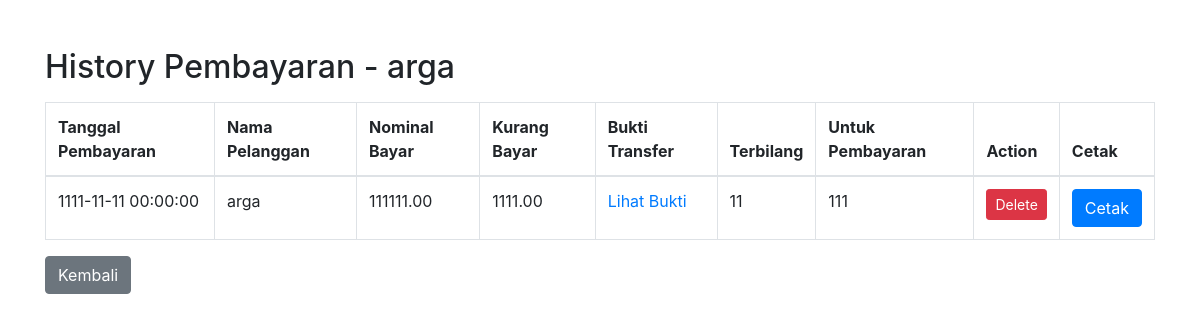
Before: /history_pembayaran.php?id=1 (signed in) with the older database file.
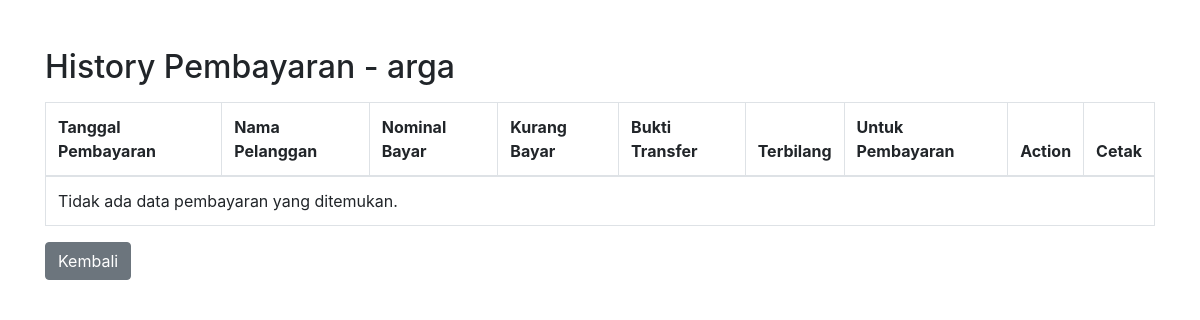
After: the same page with the newer database file.
### tables this page shows
CREATE TABLE `pembayaran` (
  `id` int(11) NOT NULL,
  `pelanggan_id` int(11) DEFAULT NULL,
  `nominal_bayar` varchar(50) DEFAULT NULL,
  `kurang_bayar` varchar(50) DEFAULT NULL,
  `bukti_transfer` varchar(255) DEFAULT NULL,
  `terbilang` varchar(255) DEFAULT NULL,
  `untuk_pembayaran` varchar(255) DEFAULT NULL,
  `tanggal_pembayaran` varchar(50) DEFAULT NULL,
  `bukti_tf` varchar(255) DEFAULT NULL
);

CREATE TABLE `pelanggan` (
  `id` int(11) NOT NULL,
  `nama_pelanggan` varchar(100) NOT NULL,
  `no_wa` varchar(20) NOT NULL,
  `alamat` text NOT NULL,
  `paket_wifi` varchar(50) NOT NULL,
  `tanggal_aktivasi` date NOT NULL,
  `status` enum('Aktif','Tidak Aktif') DEFAULT 'Tidak Aktif'
);

### history_pembayaran.php (the view, shortened to what this page needs)
<?php
$conn = new mysqli("localhost", "root", "", "pilarapp");
$pelanggan_id = $_GET['id'];
$sql_nama = $conn->prepare("SELECT nama_pelanggan FROM pelanggan WHERE id = ?");
$sql_nama->bind_param("i", $pelanggan_id);
$sql_nama->execute();
$result_nama = $sql_nama->get_result();
if ($result_nama->num_rows > 0) {
    $nama_pelanggan = $result_nama->fetch_assoc()['nama_pelanggan'];
} else {
    $nama_pelanggan = "Tidak diketahui";
}
$sql = $conn->prepare("SELECT * FROM pembayaran WHERE pelanggan_id = ?");
$sql->bind_param("i", $pelanggan_id);
$sql->execute();
$result = $sql->get_result();
?>
<!DOCTYPE html>
<html lang="en">
<head>
    <link rel="stylesheet" href="https://stackpath.bootstrapcdn.com/bootstrap/4.5.2/css/bootstrap.min.css">
</head>
<body>
    <div class="container mt-5">
        <h2>History Pembayaran - <?php echo htmlspecialchars($nama_pelanggan); ?></h2>
        <table class="table table-bordered mt-3">
            <thead>
                <tr>
                    <th>Tanggal Pembayaran</th>
                    <th>Nama Pelanggan</th>
                    <th>Nominal Bayar</th>
                    <th>Kurang Bayar</th>
                    <th>Bukti Transfer</th>
                    <th>Terbilang</th>
                    <th>Untuk Pembayaran</th>
                    <th>Action</th>
                    <th>Cetak</th>
                </tr>
            </thead>
            <tbody>
                <?php
                if ($result->num_rows > 0) {
                    while ($row = $result->fetch_assoc()) {
                        echo "<tr>
                                <td>" . htmlspecialchars($row['tanggal_pembayaran']) . "</td>
                                <td>" . htmlspecialchars($nama_pelanggan) . "</td>
                                <td>" . htmlspecialchars($row['nominal_bayar']) . "</td>
                                <td>" . htmlspecialchars($row['kurang_bayar']) . "</td>
                                <td><a href='uploads/" . htmlspecialchars($row['bukti_tf']) . "' target='_blank'>Lihat Bukti</a></td>
                                <td>" . htmlspecialchars($row['terbilang']) . "</td>
                                <td>" . htmlspecialchars($row['untuk_pembayaran']) . "</td>
                                <td>
                                    <a href='delete.php?id=" . $row['id'] . "&pelanggan_id=" . $pelanggan_id . "' class='btn btn-danger btn-sm' onclick=\"return confirm('Apakah Anda yakin ingin menghapus data ini?');\">Delete</a>
                                </td>
                                <td>
                                    <button onclick=\"window.location.href='printkwitansi.php?id=" . $row['id'] . "'\" class='btn btn-primary'>Cetak</button>
                                </td>
                            </tr>";
                    }
                } else {
                    echo "<tr><td colspan='9'>Tidak ada data pembayaran yang ditemukan.</td></tr>";
                }
                ?>
            </tbody>
        </table>
        <a href="internet_home.php" class="btn btn-secondary">Kembali</a>
    </div>
</body>
</html>

Changed rows visible on the page:
removed pembayaran: tanggal_pembayaran "1111-11-11 00:00:00", pelanggan.nama_pelanggan "arga", nominal_bayar "111111.00", kurang_bayar "1111.00", terbilang "11", untuk_pembayaran "111"
Other visible differences:
text now shown: "Tidak ada data pembayaran yang ditemukan."
